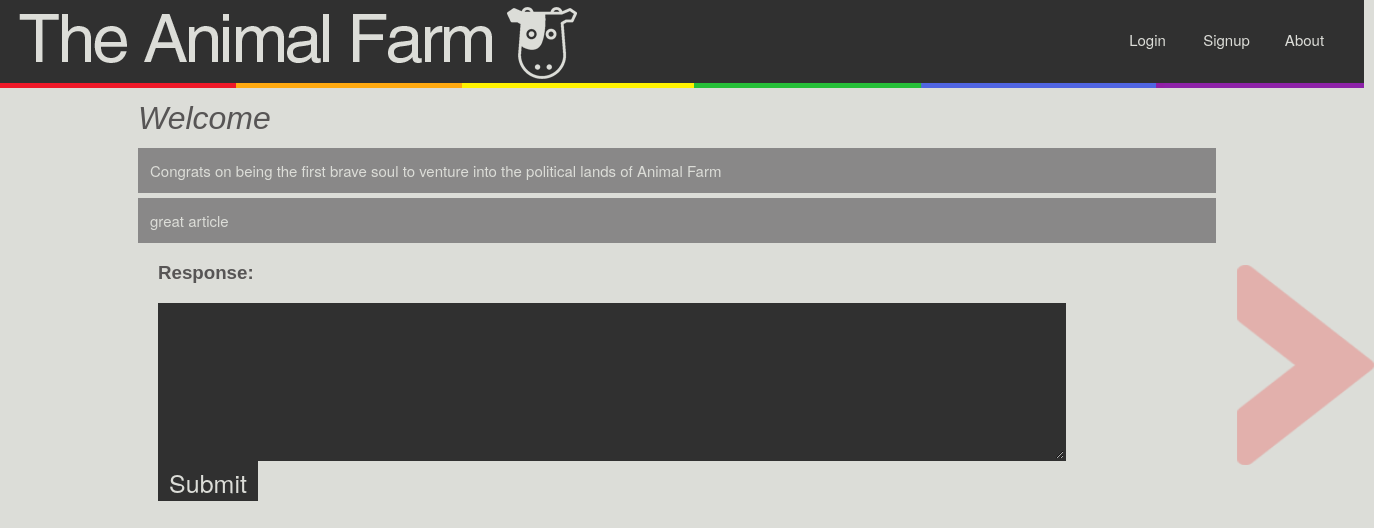
/discussion/1, run on an earlier commit of the app's database.
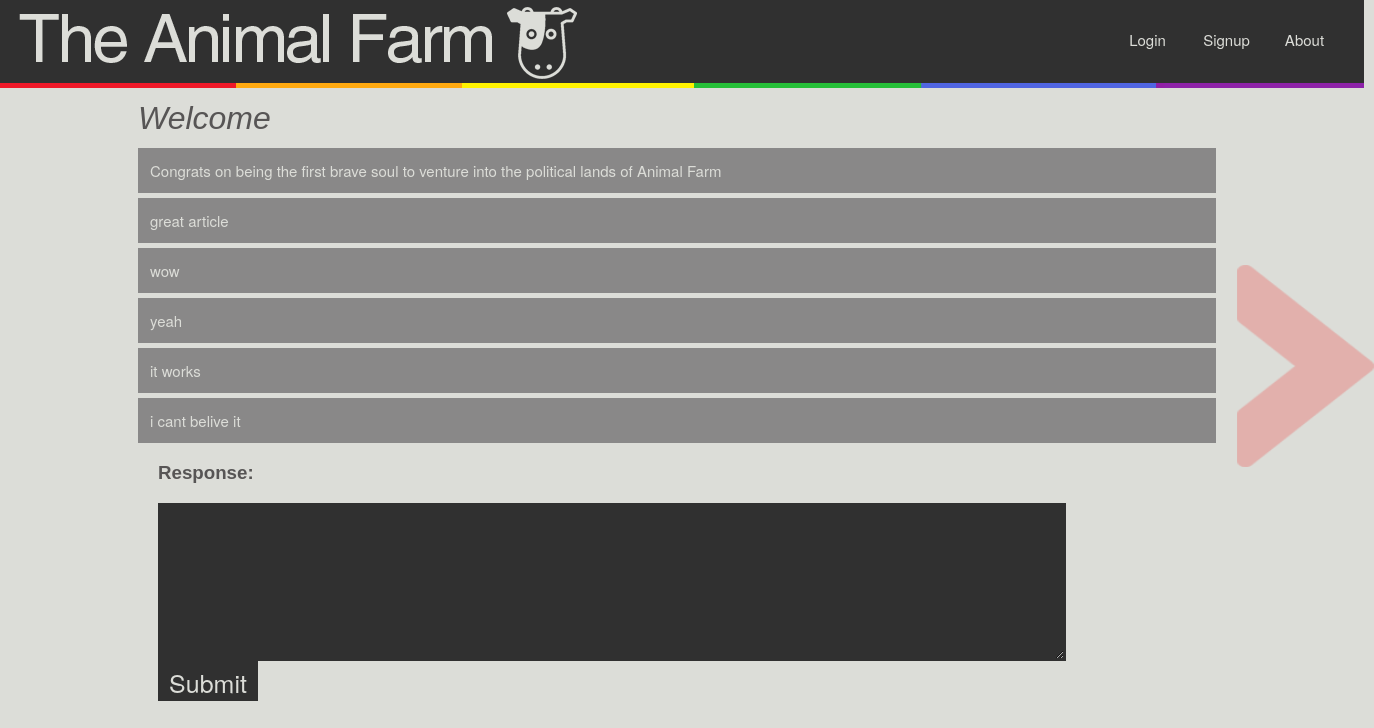
And on a later commit of the database.
### tables this page shows
CREATE TABLE topics (
  id integer primary key autoincrement,
  title text not null,
  text text not null
);

CREATE TABLE comments(
  topicid integer, 
  userid integer,
  animal_username text not null,
  comment text not null,  
  time integer,
  FOREIGN KEY(topicid) REFERENCES topics(id)
  FOREIGN KEY(userid) REFERENCES users(id)
);

### animalfarm.py (the view)
@app.route('/discussion/<page_num>')
def pages(page_num):
	pro = True
	page_num = int(page_num)
	session['topic_id'] = page_num
	session['current_page'] = request.path
	cur = g.db.execute('SELECT max(id) FROM topics')
	limit = cur.fetchone()[0]
	if page_num > limit:
		return redirect(url_for('invalid_topic'))
	cur = g.db.execute('SELECT title, text FROM topics WHERE id=:uid', {'uid': page_num})
	row = cur.fetchone()
	cur = g.db.execute('SELECT * FROM comments WHERE topicid=:uid', {'uid': page_num})
	commentList = cur.fetchall()
	return render_template('HomePage.html', row=row, comments=commentList, debug=DEBUG, pro=pro)

### animalfarm.py (called while the page is built)
def connect_db():
	return sqlite3.connect(app.config['DATABASE'])

@app.before_request
def before_request():
	g.db = connect_db()
	g.db.execute('PRAGMA foreign_keys= ON')

@app.teardown_request
def teardown_request(exception):
	db = getattr(g, 'db', None)
	if db is not None:
		db.close()

### templates/HomePage.html (shortened to what this page needs)
<!DOCTYPE html>
<html>
<body>
	<link rel="stylesheet" type="text/css" href="{{ url_for('static', filename='AnimalFarmCSS.css') }}">
	<img src="{{ url_for('static', filename='AnimalFarm_3_edit.png')}}" alt="Nice Logo" width = "100%" height = "100%" class = "header">
	{% if not session.get('logged_in') %}
		<a href="{{ url_for('login') }}" class="login" >Login</a>
	{% else %}
		<a href="{{ url_for('logout') }}" class="login">Logout</a>
	{% endif %}
	{% if not session.get('logged_in') %}
		<a href="{{ url_for('signup') }}" class="signup">Signup</a>
	{% else %}
		<a href="{{ url_for('new_post') }}" class="signup">New</a>
	{% endif %}
	<a href="{{ url_for('about') }}" class="about"> About </a>
	<a href="#"> <img src = "{{ url_for('static', filename='arrow.png')}}" alt = "FFF" class = "arrow"> </a>
	{% if row %}
	<h1> {{row[0]}} </h1>
	<p class={%if pro%}"boxitpro"{%else%}"boxitcon"{%endif%}>
		{{row[1]}}
	</p>
	{% endif %}
	{% for i in comments %}
	<p  class={%if pro%}"boxitpro"{%else%}"boxitcon"{%endif%}>{{i[3]}}</p>
	{% endfor %}
 	<h3>Response:</h3>
 	<form method="post" action="/comment">
 		<textarea rows="4" cols="60" class = "bodyfield"  name = "Response"> </textarea>
 		<input type="submit" value="Submit" class = "buttonish">
 	</form>
</body>
</html>

### static/AnimalFarmCSS.css (style rules this page uses)
html { background-color: #DCDDD8; margin-left: 150px; margin-right: 150px; margin-bottom: 100px; overflow-x: hidden; }
h1 { font-family: helvetica; font-size: 100; font-style: italic; font-weight: lighter; margin-top: -70px; margin-left: -20px; color: #575555; }
h3 { font-family: helvetica; font-size: 14; font-weight: bolder; color: #575555; }
input { display: block; height: 40px; width: 350px; background: #303030; border: 2px solid #303030; color: #dcddd8; text-align: left; font: 24px "Helvetica Neue", Arial, Helvetica, Geneva, sans-serif; text-decoration: none; }
p { font-family: sans-serif; margin-top: -10px; margin-left: -20px; color: #716f6c; }
.boxitpro { display: block; height: 100%; width: 100%px; padding: 10px 10px 10px 10px; background: #898888; border: 2px solid #898888; color: #dcddd8; text-align: left; font: 15px"Helvetica Neue", Arial, Helvetica, Geneva, sans-serif; text-decoration: none; border-radius: 0px; z-index: -999; }
.bodyfield { display: block; height: 150px; width: 900px; background: #303030; border: 2px solid #303030; color: #dcddd8; text-align: left; font: 12px "Helvetica Neue", Arial, Helvetica, Geneva, sans-serif; text-decoration: none; }
.header { position: static; margin-left: -160px; margin-top: -11px; width: auto; height: auto; }
.arrow { margin-top: 215px; opacity: .2; height: 25%; width: 10%; position: fixed; right: 0px; top: 50px; z-index: -99; }
.login { display: block; height: 22px; width: 75px; background: transparent; border: 2px solid transparent; color: #dcddd8; text-align: center; font: 15px "Helvetica Neue", Arial, Helvetica, Geneva, sans-serif; text-decoration: none; border-radius: 0px; position: relative; left: 950px; top: -65px; z-index: 999; }
.signup { display: block; height: 22px; width: 75px; background: transparent; border: 2px solid transparent; color: #dcddd8; text-align: center; font: 15px "Helvetica Neue", Arial, Helvetica, Geneva, sans-serif; text-decoration: none; border-radius: 0px; position: relative; left: 1029px; top: -91px; z-index: 999; }
.about { display: block; height: 22px; width: 75px; background: transparent; border: 2px solid transparent; color: #dcddd8; text-align: center; font: 15px "Helvetica Neue", Arial, Helvetica, Geneva, sans-serif; text-decoration: none; border-radius: 0px; position: relative; left: 1107px; top: -117px; z-index: 999; }
.buttonish { display: block; height: 40px; width: 100px; background: #303030; border: 2px solid #303030; color: #dcddd8; text-align: center; font: 25px "Helvetica Neue", Arial, Helvetica, Geneva, sans-serif; text-decoration: none; }

What changed in the data, as far as the page shows it:
added comments: comment "wow"
added comments: comment "yeah"
added comments: comment "it works"
added comments: comment "i cant belive it"
